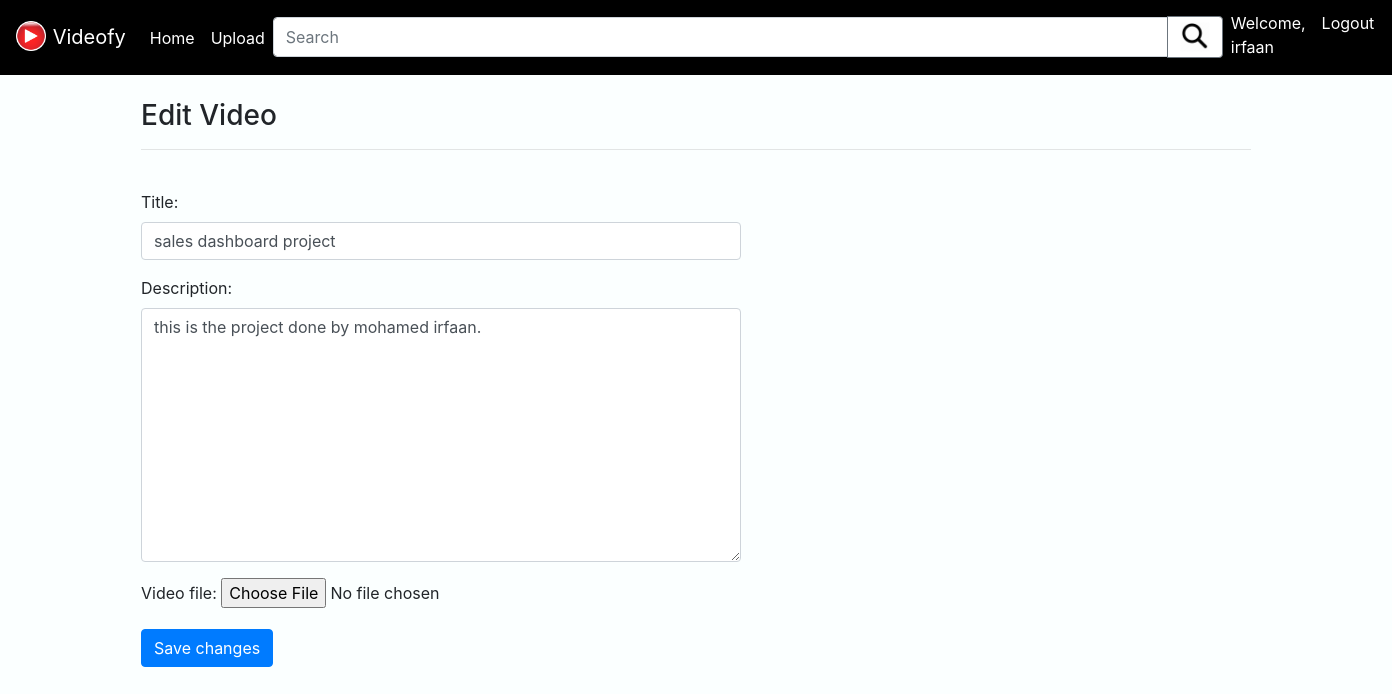
Screenshot of /edit/29/ (signed in) with the database file from the repository.
### videos/models.py (models this page shows, shortened)
class Video(models.Model):
    title = models.CharField(max_length=200)
    description = models.TextField()
    video_file = models.FileField(upload_to='Videos/', blank=True, null=True)
    uploaded_by = models.ForeignKey(User, on_delete=models.CASCADE)
    uploaded_at = models.DateTimeField(auto_now_add=True)

### videos/views.py (the view)
# urls.py: path('edit/<int:id>/', views.edit_video, name='edit_video'),
@login_required
def edit_video(request, id):
    video = get_object_or_404(Video, id=id)
    if request.user == video.uploaded_by:
        if request.method == 'POST':
            form = VideoForm(request.POST, instance=video)
            if form.is_valid():
                form.save()
                return redirect('video_list')  # Redirect to the video list after saving
        else:
            form = VideoForm(instance=video)
        return render(request, 'edit_video.html', {'form': form, 'video': video})
    else:
        return redirect('video_list')  # Redirect to video list if the user is not the uploader

### videos/forms.py
class VideoForm(forms.ModelForm):
    class Meta:
        model = Video
        fields = ('title', 'description', 'video_file')
        widgets = {
            'title': forms.TextInput(attrs={'class': 'form-control', 'style': 'max-width: 600px;'}),
            'description': forms.Textarea(attrs={'class': 'form-control', 'style': 'max-width: 600px;'}),
            'video_file': forms.FileInput(),
        }

### templates/edit_video.html (shortened to what this page needs)
{% extends 'base.html' %}
{% block content %}
<br/>
  <h3>Edit Video</h3><hr><br/>
  <form method="post">
    {{ form.as_p }}
    <button type="submit" class="btn btn-primary">Save changes</button>
  </form>
{% endblock %}

### templates/base.html (shortened to what this page needs)
{% load static %}
<!DOCTYPE html>
<html lang="en">
<head>
    <link href="https://maxcdn.bootstrapcdn.com/bootstrap/4.5.2/css/bootstrap.min.css" rel="stylesheet">
</head>
<body style="background-color: rgb(251, 255, 255);">
    {% load static %}
    <nav class="navbar navbar-expand-lg " style="background-color: black;">
        <a href="{% url 'video_list' %}" class="navbar-brand" style="text-decoration: none; color: #ffffff;">
            <img src="{% static 'images/video-3.png' %}" style="height: 35px; width: 30px; object-fit: contain; display: inline-block; margin-right: 1px;margin-top:-5px;background-color: black;" alt="Videofy Logo">
            Videofy
        </a>
        <div class="collapse navbar-collapse" id="navbarNav">
            <ul class="navbar-nav mr-auto">
                <li class="nav-item">
                    <a class="nav-link" style="text-decoration: none; color: #ffffff;" href="{% url 'video_list' %}">Home</a>
                </li>
                <li class="nav-item">
                    <a class="nav-link" style="text-decoration: none; color: #ffffff;" href="{% url 'upload_video' %}">Upload</a>
                </li>
            </ul>
            <form class="form-inline my-1 my-lg-0" method="get" action="{% url 'video_list' %}">
                <div class="input-group" style="width: 950px;">
                    <input class="form-control  border-2" type="search" placeholder="Search" aria-label="Search" name="q" style="height:40px;margin-top: -1px;">
                    <div class="input-group-append">
                        <button class="btn btn-outline-secondary border-2" type="submit" style="background-color: #ffffff; height: 42px;margin-top: -2px;">
                            <img src="{% static 'images/icon-4.png' %}" style="height: 30px; width: 30px; object-fit: cover; display: block;align-items: center;align-content: center; background-color: #ffffff; padding: 0px;margin-top: -1px;color: aliceblue;" alt="icon">
                        </button>
                    </div>
                </div>
            </form>
            <ul class="navbar-nav ml-auto">
                {% if user.is_authenticated %}
                    <li class="nav-item">
                        <a class="nav-link"  style="text-decoration: none; color: #ffffff;margin-top:-5px;" href="#">Welcome, {{ user.username }}</a>
                    </li>
                    <li class="nav-item">
                        <a class="nav-link" style="text-decoration: none; color: #ffffff;margin-top: -5px;" href="{% url 'logout' %}">Logout</a>
                    </li>
                {% endif %}
            </ul>
        </div>
    </nav>
    <div class="container">
        {% block content %}{% endblock %}
    </div>
</body>
</html>

### rows the page displays
Video: title "sales dashboard project", description "this is the project done by mohamed irfaan."

### other values shown
{{ user.username }} "irfaan"
